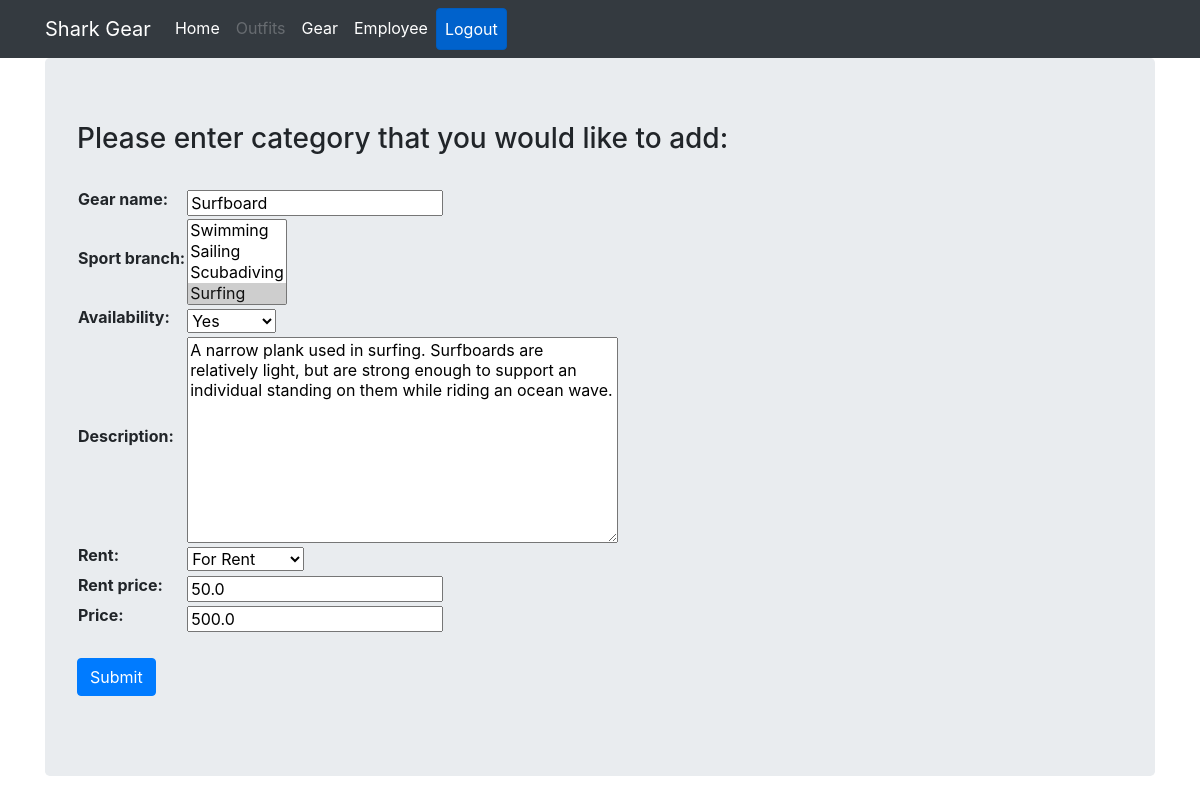
The app's page /gear/1/update (signed in) with its own data.
### webshop/models.py (models this page shows, shortened)
class Gear(Model):
	RENTAL = (('For Rent', 'For Rent'), ('Not For Rent', 'Not For Rent'))
	AVAILABLE = (('Yes', 'Yes'), ('No', 'No'))
	gear_name = CharField(max_length=128, null=True)
	sport_branch = ManyToManyField(SportBranch)
	availability = CharField(max_length=128, null=True, choices=AVAILABLE)
	description = TextField(max_length=200, null=True)
	rent = CharField(max_length=128, null=True, choices=RENTAL)
	rent_price = FloatField(null=True)
	price = FloatField(null=True)

class SportBranch(Model):
	sport_branch = CharField(max_length=128)
	def __str__(self):
		return self.sport_branch

### webshop/views.py (the view)
# urls.py: path('gear/<int:pk>/update', GearUpdateView.as_view(), name='gear-update'),
class GearUpdateView(LoginRequiredMixin, UpdateView):
    template_name = 'gear_form.html'
    model = Gear
    form_class = GearForm
    success_url = reverse_lazy('gear')

### webshop/forms.py
class GearForm(ModelForm):
	class Meta:
		model = Gear
		fields = '__all__'
		exclude = ['slug']
	RENTAL = (('For Rent', 'For Rent'), ('Not For Rent', 'Not For Rent'))
	AVAILABLE = (('Yes', 'Yes'), ('No', 'No'))
	gear_name = CharField(max_length=128, validators=[capitalized_validator])
	sport_branch = ManyToManyField(SportBranch)
	availability = CharField(max_length=128, null=True, choices=AVAILABLE)
	description = TextField(max_length=200, null=True)
	rent = CharField(max_length=128, null=True, choices=RENTAL)
	rent_price = FloatField(null=True)
	price = FloatField(null=True)

### webshop/templates/gear_form.html (shortened to what this page needs)
{% extends "base.html" %}
{% block content %}
    <form method="post">
        <h3>Please enter category that you would like to add:</h3>
        <br>
        <table>{{ form }}</table>
        <br>
        <input type="submit" value="Submit" class="btn btn-primary">
    </form>
{% endblock %}

### records on screen
Gear: gear_name "Surfboard", availability "Yes", description "A narrow plank used in surfing. Surfboards are relatively light, but are strong enough to support an individual standing on them while riding an ocean wave.", rent "For Rent", rent_price "50.0", price "500.0"
SportBranch: sport_branch "Swimming / Sailing / Scubadiving / Surfing ☑"
